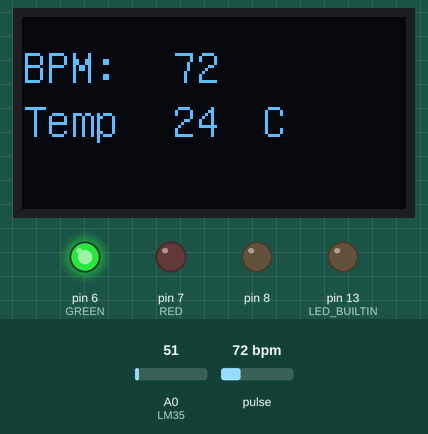
Simulated run of this sketch. Board: Arduino Uno, built with avr-gcc and run on an emulated ATmega328P. On the bench: 128×64 one-colour display, output pins drawn as LEDs (lit = HIGH). Dashed ring = blinking. The inputs (shaded band) are chosen by the test bench; at power-on: A0 (LM35) = 51, pulse 72 bpm.

Above: at 0.4 s.
1.3 s: A0 (LM35) set to 114
At 2.05 s:
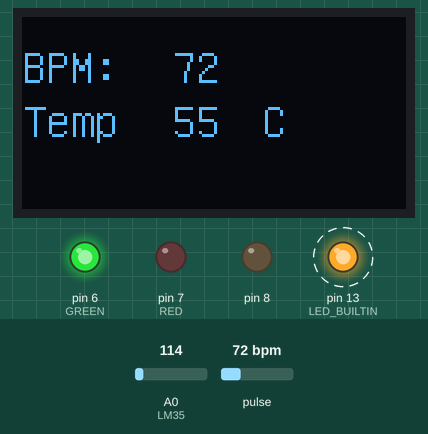
3.3 s: A0 (LM35) set to 134
At 3.93 s:
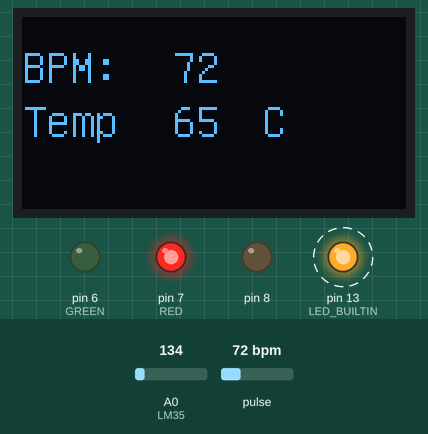
6.1 s: pulse set to 158 bpm
At 6.5 s:
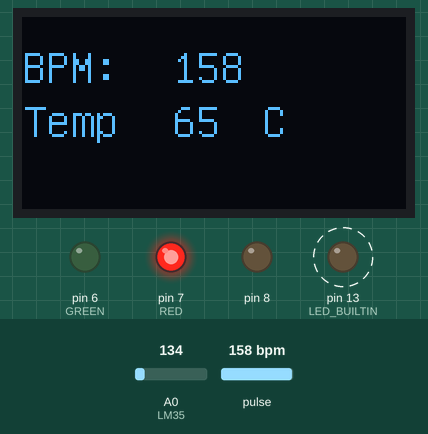
7.7 s: pulse set to 42 bpm
At 8.3 s:
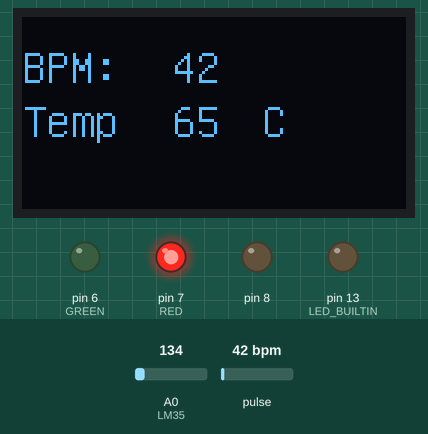
9.5 s: pulse set to 100 bpm
At 9.86 s:
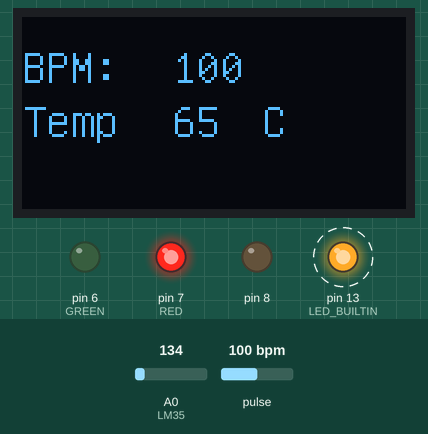
Timing chart, 0 to 12.0 s (numbered marks = the images above; inputs shaded):
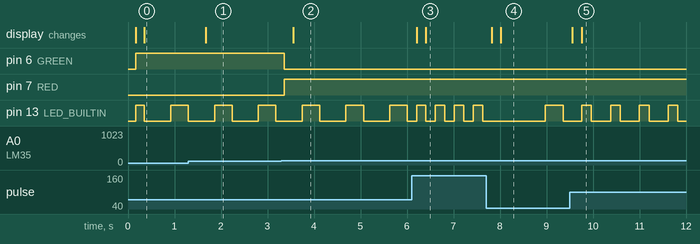

The sketch:

main.ino
```cpp
#include <PulseSensorPlayground.h>
#include "U8glib.h"

U8GLIB_SSD1306_128X64 u8g(U8G_I2C_OPT_DEV_0 | U8G_I2C_OPT_NO_ACK | U8G_I2C_OPT_FAST);
const int PulseWire = 0;
const int LED = LED_BUILTIN;
int Threshold = 550;

PulseSensorPlayground pulseSensor;
#define LM35 A0
#define RED 7
#define GREEN 6

float lm_value;
int tempc;

void draw(void) {
  u8g.setFont(u8g_font_unifont);
  u8g.drawStr(0, 22, "BPM: ");
  u8g.setPrintPos(50, 22);
  u8g.print(pulseSensor.getBeatsPerMinute());


  u8g.drawStr(0, 40, "Temp");
  u8g.setPrintPos(50, 40);
  u8g.print(tempc);


  u8g.drawStr(80, 40, "C");
}

void setup() {
  Serial.begin(9600);
  pinMode(RED, OUTPUT);
  pinMode(GREEN, OUTPUT);
  pulseSensor.analogInput(PulseWire);
  pulseSensor.blinkOnPulse(LED);
  pulseSensor.setThreshold(Threshold);

  if (pulseSensor.begin()) {
    // Serial.println("PulseSensor object created!");
  }

  u8g.setColorIndex(1);
  pinMode(8, OUTPUT);
}

void loop() {

  u8g.firstPage();
  do {
    draw();
  } while (u8g.nextPage());


  if (pulseSensor.sawStartOfBeat()) {

    // Serial.println("♥  A HeartBeat");
  }

  lm_value = analogRead(LM35);
  tempc = int((lm_value * 500) / 1023);

  if (tempc > 60) {
    digitalWrite(RED, HIGH);
    digitalWrite(GREEN, LOW);
  }
  else {
    digitalWrite(GREEN, HIGH);
    digitalWrite(RED, LOW);
  }

  delay(20);
}
```

Measured:
- the behaviour switches between 124 and 125 on A0 (LM35) (found by bisection; images 1 and 2)
- after the input at 1.3 s, the display: changes after 0.37 s (image 1)
- after the input at 3.3 s, pin 6 (GREEN): HIGH → LOW after 0.07 s; pin 7 (RED): LOW → HIGH after 0.07 s; the display: changes after 0.25 s (image 2)
- after the input at 6.1 s, the display: first changes after 0.10 s (image 3 shows a later state)
- after the input at 7.7 s, the display: first changes after 0.12 s (image 4 shows a later state)
- after the input at 9.5 s, the display: first changes after 0.05 s (image 5 shows a later state)
- by itself, pin 13 (LED_BUILTIN): alternates HIGH for 0.38 s and LOW for 0.57 s
